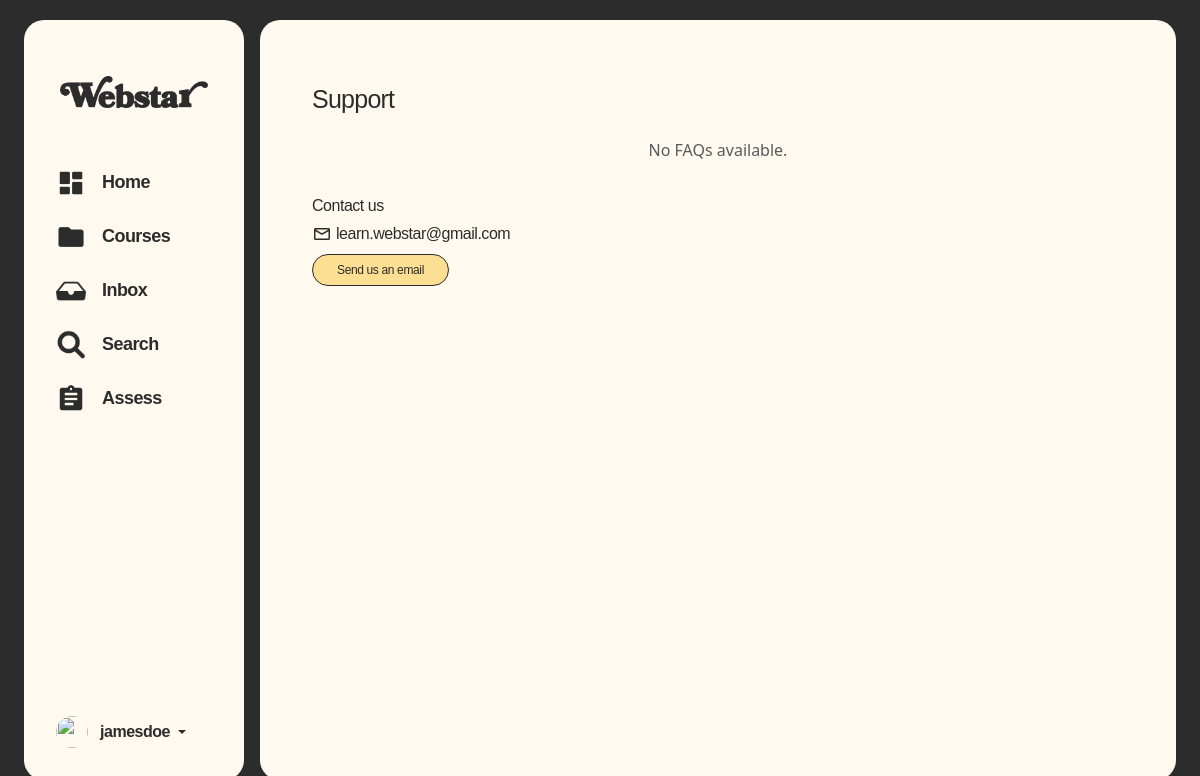
Before: /prof/support.php (signed in) with the older database file.
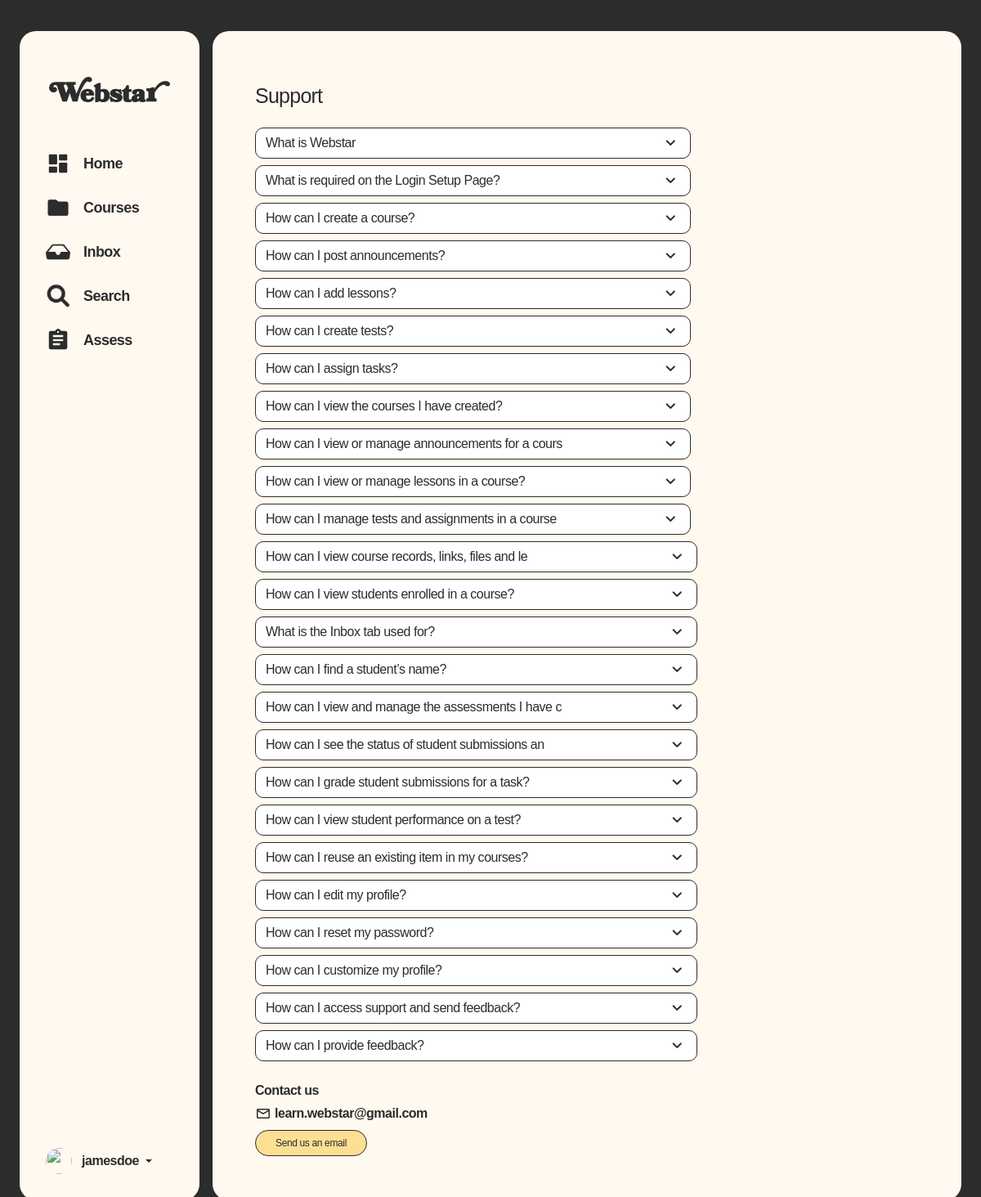
After: the same page with the newer database file.
### tables this page shows
CREATE TABLE `supports` (
  `supportID` int(5) NOT NULL,
  `supportRole` enum('Student','Professor') NOT NULL,
  `supportQuestion` varchar(50) NOT NULL,
  `supportAnswer` varchar(500) NOT NULL
);

### shared/assets/database/connect.php (called while the page is built, shortened)
<?php
  function executeQuery($query){
    $conn = $GLOBALS['conn'];
    return mysqli_query($conn, $query);
  }
?>

### prof/support.php (the view, shortened to what this page needs)
<?php
$activePage = 'support';
include('../shared/assets/database/connect.php');
$supportRole = "Professor";
$supportProfQuery = "SELECT * FROM supports WHERE supportRole = '$supportRole'";
$supportProfResult = executeQuery($supportProfQuery);
?>
<!doctype html>
<html lang="en">
<head>
    <link href="https://cdn.jsdelivr.net/npm/bootstrap@5.3.6/dist/css/bootstrap.min.css" rel="stylesheet"
>
    <link rel="stylesheet" href="https://cdn.jsdelivr.net/npm/bootstrap-icons@1.13.1/font/bootstrap-icons.min.css">
    <link rel="stylesheet" href="../shared/assets/css/global-styles.css">
    <link rel="stylesheet" href="../shared/assets/css/sidebar-and-container-styles.css">
    <link rel="stylesheet" href="../shared/assets/css/settings.css">
    <link href="https://cdnjs.cloudflare.com/ajax/libs/font-awesome/6.5.0/css/all.min.css" rel="stylesheet">
    <link rel="stylesheet" href="https://cdn.jsdelivr.net/npm/bootstrap-icons@1.13.1/font/bootstrap-icons.min.css">
</head>
<body>
    <div class="container-fluid min-vh-100 d-flex justify-content-center align-items-center p-0 p-md-3"
        style="background-color: var(--black);">
        <div class="row w-100">
            <?php include '../shared/components/prof-sidebar-for-desktop.php'; ?>
            <div class="col main-container m-0 p-0 mx-0 mx-md-2 p-md-4 overflow-y-auto">
                <div class="card border-0 px-3 pt-3 m-0 h-100 w-100 rounded-0 shadow-none"
                    style="background-color: transparent;">
                    <div class="container-fluid py-3 row-padding-top">
                        <div class="row">
                            <div class="col-12">
                                <div class="row align-items-center mb-3 text-center text-md-start">
                                    <div class="col-12 col-md-auto text-center text-md-start position-relative">
                                        <h1 class="text-sbold text-25 my-2" style="color: var(--black);">Support
                                        </h1>
                                    </div>
                                    <div class="message-container mt-3 pb-4">
                                        <div id="ratingAccordion">
                                            <div class="row">
                                                <?php
                                                $counter = 1;
                                                if (mysqli_num_rows($supportProfResult) > 0) {
                                                    while ($faq = mysqli_fetch_assoc($supportProfResult)) {
                                                        $collapseID = 'faq' . $counter;
                                                ?>
                                                        <div class="col-12 col-md-8 mb-2">
                                                            <button
                                                                class="btn w-100 d-flex flex-column align-items-start text-med text-14"
                                                                type="button" data-bs-toggle="collapse" data-bs-target="#<?php echo $collapseID; ?>"
                                                                aria-expanded="false" aria-controls="<?php echo $collapseID; ?>"
                                                                style="background-color: var(--pureWhite); border-radius: 10px; border: 1px solid var(--black); text-align: left; white-space: normal; word-wrap: break-word;">
                                                                <div class="d-flex w-100 align-items-center">
                                                                    <span class="flex-grow-1 text-start text-16 text-sbold">
                                                                        <?php echo htmlspecialchars($faq['supportQuestion']); ?>
                                                                    </span>
                                                                    <span class="material-symbols-rounded transition">expand_more</span>
                                                                </div>
                                                                <div class="collapse w-100" id="<?php echo $collapseID; ?>" data-bs-parent="#ratingAccordion">
                                                                    <p class="mb-0 text-reg text-14 text-start pe-4 pb-2"
                                                                        style="white-space: normal; word-wrap: break-word;">
                                                                        <?php echo $faq['supportAnswer'];
                                                                        ?>
                                                                    </p>
                                                                </div>
                                                            </button>
                                                        </div>
                                                <?php
                                                        $counter++;
                                                    }
                                                } else {
                                                    echo '<div class="col-12"><p class="text-center text-muted">No FAQs available.</p></div>';
                                                }
                                                ?>
                                            </div>
                                            <div class="row mt-3">
                                                <div class="col-12 col-md-6">
                                                    <div class="text-sbold text-16">
                                                        Contact us
                                                    </div>
                                                </div>
                                            </div>
                                            <div class="row mb-2">
                                                <div class="col-12 col-md-6 mt-1">
                                                    <div
                                                        class="d-flex align-items-center justify-content-center justify-content-md-start text-med text-16">
                                                        <span class="material-symbols-rounded me-1"
                                                            style="font-size: 20px; vertical-align: middle;">
                                                        </span>
                                                        <span>learn.webstar@gmail.com</span>
                                                    </div>
                                                </div>
                                            </div>
                                            <div class="row">
                                                <div class="col-12 col-md-6">
                                                    <a href="https://mail.google.com/mail/?view=cm&fs=1&to=learn.webstar@gmail.com"
                                                        class="btn rounded-5 text-med text-12 px-4"
                                                        style="background-color: var(--primaryColor); border: 1px solid var(--black);"
                                                        target="_blank">
                                                        Send us an email
                                                    </a>
                                                </div>
                                            </div>
                                        </div>
                                    </div>
                                </div>
                            </div>
                        </div>
                    </div>
                </div>
            </div>
        </div>
    </div>
</body>
</html>

### shared/components/prof-sidebar-for-desktop.php (shortened to what this page needs)
<?php
include_once '../shared/assets/database/connect.php';
?>
<div class="col-auto d-none d-md-block">
    <div class="col-auto d-none d-md-block">
        <div class="row">
            <div class="card border-0 sidebar mx-2 p-2 overflow-y-auto" style="width: 220px;">
                <div class="d-flex justify-content-center">
                    <img src="../shared/assets/img/webstar-logo-black.png" class="img-fluid pt-5 pb-5 px-3"
                        width="180px;">
                </div>
                <ul class="nav flex-column">
                    <li class="nav-item my-1 d-flex align-items-center gap-2 m-3 p-2 rounded-3 <?php echo ($activePage == 'profIndex') ? 'selected-box' : ''; ?>"
                        data-page="home">
                        <img src="../shared/assets/img/dashboard.png" class="img-fluid"
                            style="width: 30px; height: 30px;">
                        <a class="nav-link text-dark p-0 text-med text-18 ps-2 <?php echo ($activePage == 'profIndex') ? 'selected' : ''; ?>"
                            href="index.php"><strong>Home</strong></a>
                    </li>
                    <li class="nav-item my-1 d-flex align-items-center gap-2 m-3 p-2 rounded-3 <?php echo ($activePage == 'course') ? 'selected-box' : ''; ?>"
                        data-page="">
                        <img src="../shared/assets/img/courses.png" class="img-fluid"
                            style="width: 30px; height: 30px;">
                        <a class="nav-link text-dark p-0 text-med text-18 ps-2 <?php echo ($activePage == 'course') ? 'selected' : ''; ?>"
                            href="#"><strong>Courses</strong></a>
                    </li>
                    <li class="nav-item my-1 d-flex align-items-center gap-2 m-3 p-2 rounded-3 <?php echo ($activePage == 'inbox') ? 'selected-box' : ''; ?>"
                        data-page="">
                        <img src="../shared/assets/img/inbox.png" class="img-fluid" style="width: 30px; height: 30px;">
                        <a class="nav-link text-dark p-0 text-med text-18 ps-2 <?php echo ($activePage == 'inbox') ? 'inbox' : ''; ?>"
                            href="inbox.php"><strong>Inbox</strong></a>
                    </li>
                    <li class="nav-item my-1 d-flex align-items-center gap-2 m-3 p-2 rounded-3 <?php echo ($activePage == 'search') ? 'selected-box' : ''; ?>"
                        data-page="">
                        <img src="../shared/assets/img/profIndex/search.png" class="img-fluid"
                            style="width: 30px; height: 30px;">
                        <a class="nav-link text-dark p-0 text-med text-18 ps-2 <?php echo ($activePage == 'search') ? 'selected' : ''; ?>"
                            href="#"><strong>Search</strong></a>
                    </li>
                    <li class="nav-item my-1 d-flex align-items-center gap-2 m-3 p-2 rounded-3 <?php echo ($activePage == 'assess') ? 'selected-box' : ''; ?>"
                        data-page="">
                        <img src="../shared/assets/img/profIndex/assess.png" class="img-fluid"
                            style="width: 30px; height: 30px;">
                        <a class="nav-link text-dark p-0 text-med text-18 ps-2 <?php echo ($activePage == 'assess') ? 'selected' : ''; ?>"
                            href="#"><strong>Assess</strong></a>
                    </li>
                </ul>
                <div class="dropdown mt-auto p-4" style="letter-spacing: -1px;">
                    <a href="#" class="d-flex align-items-center text-decoration-none dropdown-toggle text-dark"
                        data-bs-toggle="dropdown" aria-expanded="false">
                        <img src="https://avatars.githubusercontent.com/u/181800261?s=96&v=4" alt="" width="32"
                            height="32" class="rounded-circle me-2">
                        <strong class="text-dark text-med text-16 px-1">jamesdoe</strong>
                    </a>
                </div>
            </div>
        </div>
    </div>
</div>

### shared/assets/css/global-styles.css (style rules this page uses)
.main-container { opacity: 0; animation: fadeInUp 0.4s ease-out forwards; }
:root { --primaryColor: #FDDF94; --highlight75: #6EBEFF; --highlight50: #9ED3FF; --highlight25: #CFE9FF; --highlight15: #c8ecc1; --dirtyWhite: #FFF9F0; --pureWhite: #FFFFFF; --darkgreen: #5b6558; --black: #2C2C2C; --Regular: 'Regular'; --Medium: 'Medium'; --Bold: 'Bold'; --SemiBold: 'SemiBold'; --Black: 'Black'; }
.text-reg { font-family: 'Regular', sans-serif; letter-spacing: -0.03em; color: var(--black); }
.text-med { font-family: 'Medium', sans-serif; letter-spacing: -0.03em; color: var(--black); }
.text-sbold { font-family: 'SemiBold', sans-serif; letter-spacing: -0.03em; color: var(--black); }
.text-12 { font-size: 12px; }
.text-14 { font-size: 14px; }
.text-16 { font-size: 16px; }
.text-18 { font-size: 18px; }
.text-25 { font-size: 25px; }
button.btn { transition: transform 150ms cubic-bezier(0.25, 0.1, 0.25, 1), box-shadow 150ms cubic-bezier(0.25, 0.1, 0.25, 1); box-shadow: none; transform: translateY(0); border: 1px solid var(--black); }
a.btn { display: inline-block; transition: transform 0.2s cubic-bezier(0.25, 0.1, 0.25, 1), box-shadow 0.2s cubic-bezier(0.25, 0.1, 0.25, 1); transform: translateY(0); box-shadow: none; }
.row-padding-top { margin-top: 0px !important; }

### shared/assets/css/sidebar-and-container-styles.css (style rules this page uses)
body { background-color: white; }
html, body { height: 100%; margin: 0; padding: 0; }
.sidebar { background-color: var(--dirtyWhite); border-radius: 20px; height: 95vh; }
.main-container { background-color: var(--dirtyWhite); border-radius: 0px; height: 100vh; }
@media (min-width: 768px) { body { background-color: var(--black); } }
@media (min-width: 768px) { .main-container { border-radius: 20px; height: 95vh; } }
.nav-item { font-family: var(--SemiBold); text-decoration: none; letter-spacing: -0.03em; font-size: 17px; }
.nav .nav-item { display: flex; align-items: center; }
.nav .nav-item .nav-link { flex: 1 1 auto; min-width: 0; white-space: nowrap; }
.text-dark { color: var(--black) !important; }

### shared/assets/css/settings.css (style rules this page uses)
.main-container { opacity: 1; animation: none; }

Changed rows visible on the page:
added supports: supportQuestion "What is Webstar"
added supports: supportQuestion "What is required on the Login Setup Page?"
added supports: supportQuestion "How can I create a course?"
added supports: supportQuestion "How can I post announcements?"
added supports: supportQuestion "How can I add lessons?"
added supports: supportQuestion "How can I create tests?"
added supports: supportQuestion "How can I assign tasks?"
added supports: supportQuestion "How can I view the courses I have created?"
added supports: supportQuestion "How can I view or manage announcements for a cours"
added supports: supportQuestion "How can I view or manage lessons in a course?"
added supports: supportQuestion "How can I manage tests and assignments in a course"
added supports: supportQuestion "How can I view course records, links, files and le"
added supports: supportQuestion "How can I view students enrolled in a course?"
added supports: supportQuestion "What is the Inbox tab used for?"
added supports: supportQuestion "How can I find a student’s name?"
added supports: supportQuestion "How can I view and manage the assessments I have c"
added supports: supportQuestion "How can I see the status of student submissions an"
added supports: supportQuestion "How can I grade student submissions for a task?"
added supports: supportQuestion "How can I view student performance on a test?"
added supports: supportQuestion "How can I reuse an existing item in my courses?"
added supports: supportQuestion "How can I edit my profile?"
added supports: supportQuestion "How can I reset my password?"
added supports: supportQuestion "How can I customize my profile?"
added supports: supportQuestion "How can I access support and send feedback?"
added supports: supportQuestion "How can I provide feedback?"
Other visible differences:
text no longer shown: "No FAQs available."
